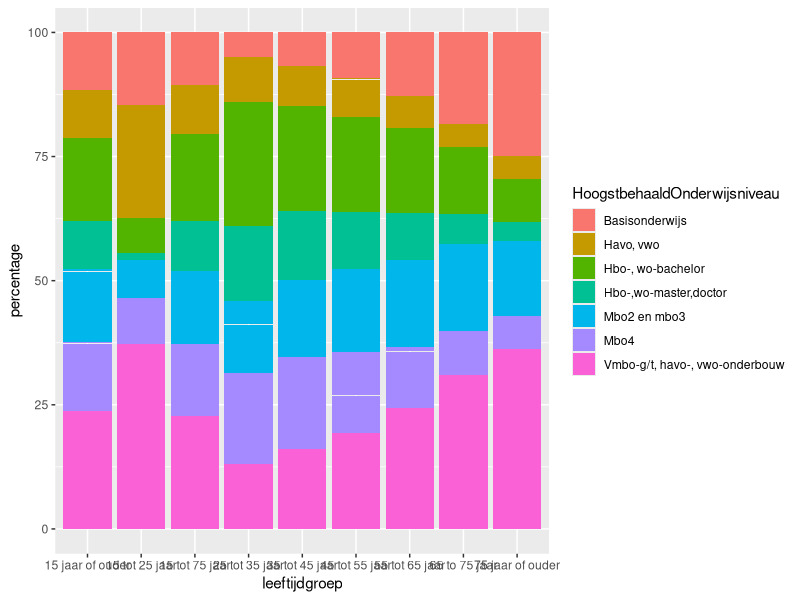
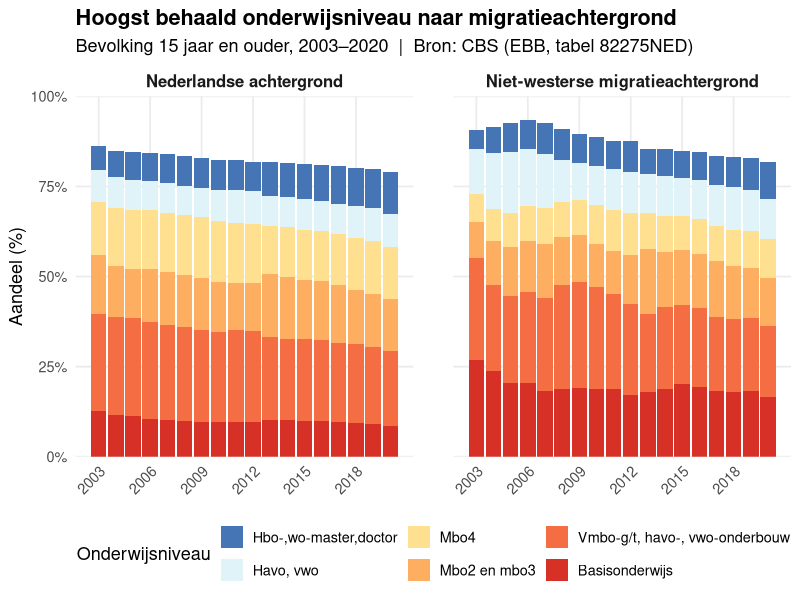

Recreate these plots in R, in order. (Note: this script raises an error after producing the figures.)
## ---- chunk 1
#install.packages("tidyverse")
#install.packages("yaml")
#install.packages("rmarkdown")
#install.packages("readxl")

## ---- chunk 2
require(tidyverse)
require(rmarkdown)
require(yaml)
library(readxl)
## ---- chunk 3
edu_mig_dataset <-read.csv("data/Jaar_bevolking_migratie_achtergrond.csv", sep=";")
reg_mig_dataset <- read_xlsx("data/Ranglijst van de migratieachtergrond van inwoners per provincie in Nederland.xlsx")
reg_edu_dataset <- read_xlsx("data/Regionale_kerncijfers_Nederland_04062026_120418.xlsx")
## ---- chunk 4
summary(edu_mig_dataset)
## ---- chunk 5
summary(reg_mig_dataset)
## ---- chunk 6
summary(reg_edu_dataset)
## ---- chunk 7
edu_mig_dataset <-read.csv("data/Jaar_bevolking_migratie_achtergrond.csv", sep=";")
edu_mig_dataset$Geslacht <-replace(edu_mig_dataset$Geslacht,edu_mig_dataset$Geslacht == "T001038", "totaal mannen en vrouwen")


edu_mig_dataset$Leeftijd <- replace(edu_mig_dataset$Leeftijd, str_detect(edu_mig_dataset$Leeftijd, "20150",), "15 jaar of ouder")
edu_mig_dataset$Leeftijd <- replace(edu_mig_dataset$Leeftijd,edu_mig_dataset$Leeftijd=="21600", "75 jaar of ouder")
edu_mig_dataset$Leeftijd <- replace(edu_mig_dataset$Leeftijd,edu_mig_dataset$Leeftijd=="52052","15 tot 75 jaar")
edu_mig_dataset$Leeftijd <- replace(edu_mig_dataset$Leeftijd,edu_mig_dataset$Leeftijd=="53050","15 tot 25 jaar")
edu_mig_dataset$Leeftijd <- replace(edu_mig_dataset$Leeftijd,edu_mig_dataset$Leeftijd== "53500","25 tot 35 jaar")
edu_mig_dataset$Leeftijd <- replace(edu_mig_dataset$Leeftijd,edu_mig_dataset$Leeftijd== "53700", "35 tot 45 jaar")
edu_mig_dataset$Leeftijd <- replace(edu_mig_dataset$Leeftijd,edu_mig_dataset$Leeftijd== "53800", "45 tot 55 jaar")
edu_mig_dataset$Leeftijd <- replace(edu_mig_dataset$Leeftijd,edu_mig_dataset$Leeftijd=="53900","55 tot 65 jaar")
edu_mig_dataset$Leeftijd <- replace(edu_mig_dataset$Leeftijd,edu_mig_dataset$Leeftijd=="53925","65 to 75 jaar")

edu_mig_dataset$Migratieachtergrond <- replace(edu_mig_dataset$Migratieachtergrond,edu_mig_dataset$Migratieachtergrond== "1012600", "Nederlandse achtergrond")
edu_mig_dataset$Migratieachtergrond <- replace(edu_mig_dataset$Migratieachtergrond,edu_mig_dataset$Migratieachtergrond== "2012605","Met migratieachtergrond")
edu_mig_dataset$Migratieachtergrond <- replace(edu_mig_dataset$Migratieachtergrond,edu_mig_dataset$Migratieachtergrond=="2012655","Westerse migratieachtergrond")
edu_mig_dataset$Migratieachtergrond<- replace(edu_mig_dataset$Migratieachtergrond, edu_mig_dataset$Migratieachtergrond== "2012657","Niet-westerse migratieachtergrond")
edu_mig_dataset$Migratieachtergrond<- replace(edu_mig_dataset$Migratieachtergrond,edu_mig_dataset$Migratieachtergrond=="2012659","onbekende migratieachtergrond")
edu_mig_dataset$Migratieachtergrond<- replace(edu_mig_dataset$Migratieachtergrond,edu_mig_dataset$Migratieachtergrond=="T001040","Totaal")
edu_mig_dataset$Migratieachtergrond<- replace(edu_mig_dataset$Migratieachtergrond,edu_mig_dataset$Migratieachtergrond=="H008673","Marokko")
edu_mig_dataset$Migratieachtergrond<- replace(edu_mig_dataset$Migratieachtergrond,edu_mig_dataset$Migratieachtergrond=="H008766","Turkije")
edu_mig_dataset$Migratieachtergrond<- replace(edu_mig_dataset$Migratieachtergrond,edu_mig_dataset$Migratieachtergrond=="H008751", "Suriname")
edu_mig_dataset$Migratieachtergrond<- replace(edu_mig_dataset$Migratieachtergrond,edu_mig_dataset$Migratieachtergrond=="H007119","(voormalige) Nederlandse Antillen, Aruba")
edu_mig_dataset$Migratieachtergrond<- replace(edu_mig_dataset$Migratieachtergrond,edu_mig_dataset$Migratieachtergrond== "A008187","Overige niet-westerse migratieachgergrond ")

edu_mig_dataset$Perioden<- replace(edu_mig_dataset$Perioden,edu_mig_dataset$Perioden=="2003JJ00","2003")
edu_mig_dataset$Perioden<- replace(edu_mig_dataset$Perioden,edu_mig_dataset$Perioden=="2004JJ00","2004")
edu_mig_dataset$Perioden<- replace(edu_mig_dataset$Perioden,edu_mig_dataset$Perioden=="2005JJ00","2005")
edu_mig_dataset$Perioden<- replace(edu_mig_dataset$Perioden,edu_mig_dataset$Perioden=="2006JJ00","2006")
edu_mig_dataset$Perioden<- replace(edu_mig_dataset$Perioden,edu_mig_dataset$Perioden=="2007JJ00","2007")
edu_mig_dataset$Perioden<- replace(edu_mig_dataset$Perioden,edu_mig_dataset$Perioden=="2008JJ00","2008")
edu_mig_dataset$Perioden<- replace(edu_mig_dataset$Perioden,edu_mig_dataset$Perioden=="2009JJ00","2009")
edu_mig_dataset$Perioden<- replace(edu_mig_dataset$Perioden,edu_mig_dataset$Perioden=="2010JJ00","2010")
edu_mig_dataset$Perioden<- replace(edu_mig_dataset$Perioden,edu_mig_dataset$Perioden=="2011JJ00","2011")
edu_mig_dataset$Perioden<- replace(edu_mig_dataset$Perioden,edu_mig_dataset$Perioden=="2012JJ00","2012")
edu_mig_dataset$Perioden<- replace(edu_mig_dataset$Perioden, edu_mig_dataset$Perioden=="2013JJ00","2013")
edu_mig_dataset$Perioden<- replace(edu_mig_dataset$Perioden,edu_mig_dataset$Perioden=="2014JJ00","2014")
edu_mig_dataset$Perioden<-replace(edu_mig_dataset$Perioden,edu_mig_dataset$Perioden=="2015JJ00","2015")
edu_mig_dataset$Perioden<-replace(edu_mig_dataset$Perioden,edu_mig_dataset$Perioden=="2016JJ00","2016")
edu_mig_dataset$Perioden<- replace(edu_mig_dataset$Perioden,edu_mig_dataset$Perioden=="2017JJ00","2017")
edu_mig_dataset$Perioden<- replace(edu_mig_dataset$Perioden,edu_mig_dataset$Perioden=="2018JJ00","2018")
edu_mig_dataset$Perioden<- replace(edu_mig_dataset$Perioden,edu_mig_dataset$Perioden=="2019JJ00","2019")
edu_mig_dataset$Perioden<- replace(edu_mig_dataset$Perioden,edu_mig_dataset$Perioden=="2020JJ00","2020")

edu_mig_dataset$HoogstBehaaldOnderwijsniveau<-replace(edu_mig_dataset$HoogstBehaaldOnderwijsniveau,edu_mig_dataset$HoogstBehaaldOnderwijsniveau=="2018710","Basisonderwijs")
edu_mig_dataset$HoogstBehaaldOnderwijsniveau<- replace(edu_mig_dataset$HoogstBehaaldOnderwijsniveau,
                                                       edu_mig_dataset$HoogstBehaaldOnderwijsniveau=="2018720",
                                                       "Vmbo-g/t, havo-, vwo-onderbouw")
edu_mig_dataset$HoogstBehaaldOnderwijsniveau<-replace(edu_mig_dataset$HoogstBehaaldOnderwijsniveau,
                                                      edu_mig_dataset$HoogstBehaaldOnderwijsniveau=="2018760",
                                                      "Mbo2 en mbo3")
edu_mig_dataset$HoogstBehaaldOnderwijsniveau<-replace(edu_mig_dataset$HoogstBehaaldOnderwijsniveau,
                                                      edu_mig_dataset$HoogstBehaaldOnderwijsniveau=="2018770",
                                                      "Mbo4")
edu_mig_dataset$HoogstBehaaldOnderwijsniveau<-replace(edu_mig_dataset$HoogstBehaaldOnderwijsniveau,
                                                      edu_mig_dataset$HoogstBehaaldOnderwijsniveau=="2018780",
                                                      "Havo, vwo")
edu_mig_dataset$HoogstBehaaldOnderwijsniveau<-replace(edu_mig_dataset$HoogstBehaaldOnderwijsniveau,
                                                      edu_mig_dataset$HoogstBehaaldOnderwijsniveau=="2018800",
                                                      "Hbo-, wo-bachelor")
edu_mig_dataset$HoogstBehaaldOnderwijsniveau<-replace(edu_mig_dataset$HoogstBehaaldOnderwijsniveau,
                                                      edu_mig_dataset$HoogstBehaaldOnderwijsniveau=="2018810",
                                                      "Hbo-,wo-master,doctor")


## ---- chunk 8
reg_edu_dataset$`Regio's`<- replace(reg_edu_dataset$`Regio's`, reg_edu_dataset$`Regio's`== "Zeeland (PV)", "Zeeland")
reg_edu_dataset$`Regio's`<- replace(reg_edu_dataset$`Regio's`, reg_edu_dataset$`Regio's`== "Fryslân (PV)", "Friesland")
reg_edu_dataset$`Regio's`<- replace(reg_edu_dataset$`Regio's`, reg_edu_dataset$`Regio's`== "Drenthe (PV)", "Drenthe")
reg_edu_dataset$`Regio's`<- replace(reg_edu_dataset$`Regio's`, reg_edu_dataset$`Regio's`== "Flevoland (PV)", "Flevoland")
reg_edu_dataset$`Regio's`<- replace(reg_edu_dataset$`Regio's`, reg_edu_dataset$`Regio's`== "Limburg (PV)", "Limburg")
reg_edu_dataset$`Regio's`<- replace(reg_edu_dataset$`Regio's`, reg_edu_dataset$`Regio's`== "Overijssel (PV)", "Overijssel")
reg_edu_dataset$`Regio's`<- replace(reg_edu_dataset$`Regio's`, reg_edu_dataset$`Regio's`== "Gelderland (PV)", "Gelderland")
reg_edu_dataset$`Regio's`<- replace(reg_edu_dataset$`Regio's`, reg_edu_dataset$`Regio's`== "Groningen (PV)", "Groningen")
reg_edu_dataset$`Regio's`<- replace(reg_edu_dataset$`Regio's`, reg_edu_dataset$`Regio's`== "Noord-Brabant (PV)", "Noord-Brabant")
reg_edu_dataset$`Regio's`<- replace(reg_edu_dataset$`Regio's`, reg_edu_dataset$`Regio's`== "Noord-Holland (PV)", "Noord-Holland")
reg_edu_dataset$`Regio's`<- replace(reg_edu_dataset$`Regio's`, reg_edu_dataset$`Regio's`== "Zuid-Holland (PV)", "Zuid-Holland")
reg_edu_dataset$`Regio's`<- replace(reg_edu_dataset$`Regio's`, reg_edu_dataset$`Regio's`== "Utrecht (PV)", "Utrecht")
## ---- chunk 9
edu_mig_dataset%>% group_by(Leeftijd)%>% mutate(percentage=Bevolking_1/sum(Bevolking_1)*100)%>% ggplot(aes(x=Leeftijd,y=percentage,fill=HoogstBehaaldOnderwijsniveau))+geom_col()+labs(x="leeftijdgroep",y="percentage",fill="HoogstbehaaldOnderwijsniveau")


## ---- chunk 10


# Bevolking kolom naar numeriek
edu_mig_dataset$Bevolking_1 <- as.numeric(trimws(edu_mig_dataset$Bevolking_1))

# Data voorbereiden
df_plot <- edu_mig_dataset %>%
  filter(
    Leeftijd            == "15 jaar of ouder",
    Migratieachtergrond %in% c("Nederlandse achtergrond", "Niet-westerse migratieachtergrond")
  ) %>%
  mutate(
    jaar   = as.integer(Perioden),
    niveau = factor(HoogstBehaaldOnderwijsniveau, levels = c(
      "Hbo-,wo-master,doctor",
      "Hbo-,wo-bachelor",
      "Havo, vwo",
      "Mbo4",
      "Mbo2 en mbo3",
      "Vmbo-g/t, havo-, vwo-onderbouw",
      "Basisonderwijs"
    ))
  ) %>%
  group_by(jaar, Migratieachtergrond, niveau) %>%
  summarise(bevolking = sum(Bevolking_1, na.rm = TRUE), .groups = "drop") %>%
  group_by(jaar, Migratieachtergrond) %>%
  mutate(pct = bevolking / sum(bevolking) * 100) %>%
  ungroup() %>%
  filter(!is.na(niveau), !is.na(pct), !is.na(jaar))

# Kleuren van laag naar hoog
kleuren <- c(
  "Basisonderwijs"                 = "#d73027",
  "Vmbo-g/t, havo-, vwo-onderbouw" = "#f46d43",
  "Mbo2 en mbo3"                   = "#fdae61",
  "Mbo4"                           = "#fee090",
  "Havo, vwo"                      = "#e0f3f8",
  "Hbo-, wo-bachelor"              = "#74add1",
  "Hbo-,wo-master,doctor"          = "#4575b4"
)

# Plot
ggplot(df_plot, aes(x = jaar, y = pct, fill = niveau)) +
  geom_bar(stat = "identity", width = 0.9) +
  facet_wrap(~ Migratieachtergrond, ncol = 2) +
  scale_fill_manual(values = kleuren) +
  scale_x_continuous(breaks = seq(2003, 2020, by = 3)) +
  scale_y_continuous(
    labels = function(x) paste0(x, "%"),
    limits = c(0, 100),
    expand = c(0, 0)
  ) +
  labs(
    title    = "Hoogst behaald onderwijsniveau naar migratieachtergrond",
    subtitle = "Bevolking 15 jaar en ouder, 2003–2020  |  Bron: CBS (EBB, tabel 82275NED)",
    x        = NULL,
    y        = "Aandeel (%)",
    fill     = "Onderwijsniveau"
  ) +
  theme_minimal(base_size = 13) +
  theme(
    legend.position  = "bottom",
    strip.text       = element_text(face = "bold", size = 12),
    axis.text.x      = element_text(angle = 45, hjust = 1),
    panel.grid.minor = element_blank(),
    plot.title       = element_text(face = "bold"),
    panel.spacing    = unit(2, "lines")
  )



## ---- chunk 11

## ---- chunk 12

## ---- chunk 13
dataset$inmetro <- dataset$inmetro %>% as.factor()
# Boxplot of poverty rate by state using the 'midwest' dataset
ggplot(dataset, aes(x = inmetro, y = percadultpoverty)) +
  geom_boxplot() +
  labs(
    title = "Distribution of Poverty Rates by Metropolitan status (Midwest counties)",
    x = "Metropolitan Area",
    y = "Poverty Rate of Adults (%)"
  ) +
  theme_minimal() +
  theme(
    legend.position = "right"
  )


## ---- chunk 14
